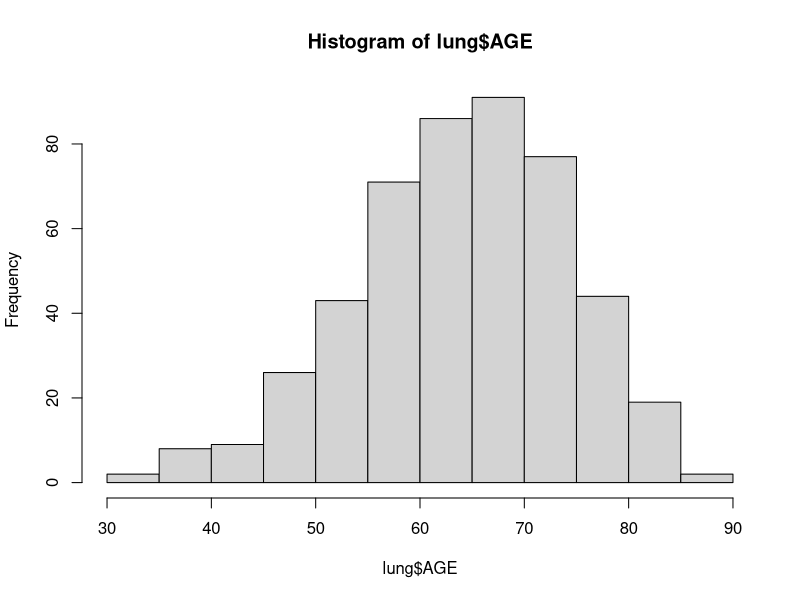

This figure's R source: (Note: this script raises an error after producing the figure.)
?read.csv
help("read.csv")

# -------------- 
# read csv
lung = read.csv("dataset/lung_cancer_study.csv")
# get stored variable
ls()
# get all col
names(lung)
# get one row
lung$GENDER
# histogram
hist(lung$AGE)
# structure
str(lung)
# count all row number
nrow(lung)
# view the dataframe
View(lung)
# edit the dataframe
fix(lung)

# -------------- 
